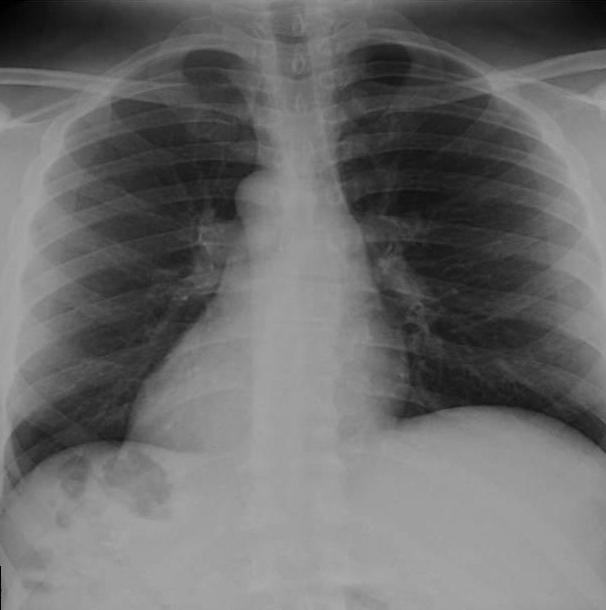
#> input picture CSE377HW4-Kevin-Chen/xray.jpg, 606 x 610 px
$ python CSE377HW4-Kevin-Chen.py
#> lines starting #> are read from the running program, lines starting #| are printed output that depends on the picture
#!/usr/bin/env python
# coding: utf-8

# ## CSE 377 - Homework 04
#
# ### Kevin Chen - CHEN146 - 113448049

# In[1]:


# Importing the libraries to use in this homework assignment

import numpy as np
import PIL as pil
import matplotlib.pyplot as plt


# ## Task 01
#
# ### Load the input xray image from NIH website, calculate its normalized intensity histogram p_r (r_k). Show the image and plot its intensity histogram.

# In[2]:


# Converting the xray image into a numpy array to work with

input_img = pil.Image.open("./xray.jpg")
#> input_img is the input picture: PIL image 606x610 L; min 0, max 170, mean 106.9
input_arr = np.array(input_img)


# In[3]:


# Creating very own histogram by first creating an empty 1-D numpy array of zeros
# Using 256 as the size of the array since the pixel values can be [0,255] --> size 256

un_norm_hist = np.zeros(256)
rows = input_arr.shape[0]
#> rows = 610
cols = input_arr.shape[1]
#> cols = 606

# Counting up the frequency of a pixel's intensity into the histogram

for row in range(rows):
    for col in range(cols):
        intensity = input_arr[row, col]
        un_norm_hist[intensity] += 1
#> after the loop, un_norm_hist = 256 values, max 14294 at index 158, min 0 at index 171, mean 1444

# Normalizing the histogram by calculating its normalized intensity of p_r(r_k)
# p_r(r_k) = n_k / M*N, where M = number of rows, N = number of columns
# Currently only have n_k after the above for loop finishes running

norm_hist = un_norm_hist / (rows * cols)
#> norm_hist = 256 values, max 0.0387 at index 158, min 0 at index 171, mean 0.00391


# In[4]:


# Showing the original image

plt.title("Original Image")
plt.imshow(input_arr, cmap="gray")
plt.tick_params(left=False,right=False,labelleft=False,labelbottom=False,bottom=False)
plt.show()


# In[5]:


# Plotting the normalized intensity histogram as a bar graph

plt.title("Normalized Intensity Histogram")
plt.bar(range(256), norm_hist, width=1.0)
plt.xlabel('The Pixel Intensity')
plt.ylabel('The Probability of Intensity Levels')
plt.show()
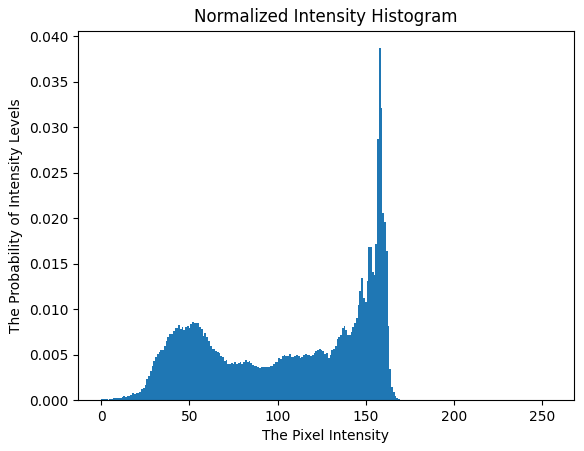
#> figure drawn by matplotlib, 1 panel; tallest bar 0.0387 high, from x = 157.5 to 158.5


# ## Task 02
#
# ### Calculate the cumulative distribution function (cdf) of p_r (r_k), i.e., cdf(r_k) = summation of j=0 to k of p_r (r_j), and plot it.

# In[6]:


# Using the numpy function of cumsum to easily get the cumulative summation of the
# normalized intensity histogram into a single variable

norm_cdf = np.cumsum(norm_hist)
#> norm_cdf = 256 values from 0.000162 to 1

# Plotting the cdf to the user.

plt.title("The CDF of the Normalized Histogram")
plt.plot(norm_cdf)
plt.xlabel('The Pixel Intensity')
plt.ylabel('The Cumulative Distribution Probability')
plt.show()
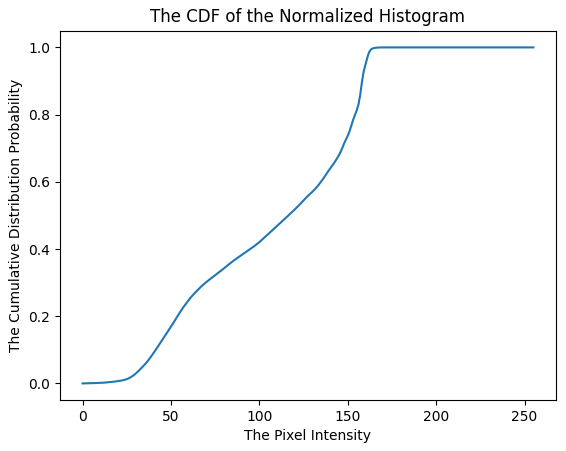
#> figure drawn by matplotlib, 1 panel; curve peaks at x = 170, y = 1


# ## Task 03
#
# ### Applying the intensity transformation function: s_k = T(r_k) = (L - 1) * cdf(r_k), where L = 256, to the input image, we will obtain the histogram-equalized output image. Visualize the output image.

# In[7]:


# Applying the intensity transformation function
# Using the input image's numpy array as an index of the norm_cdf array, can easily
# apply a mathematical operation of multiplication by constant 255 aka L-1 or 256-1.
# Faster than using nested for loops.

hist_img = 255 * norm_cdf[input_arr]
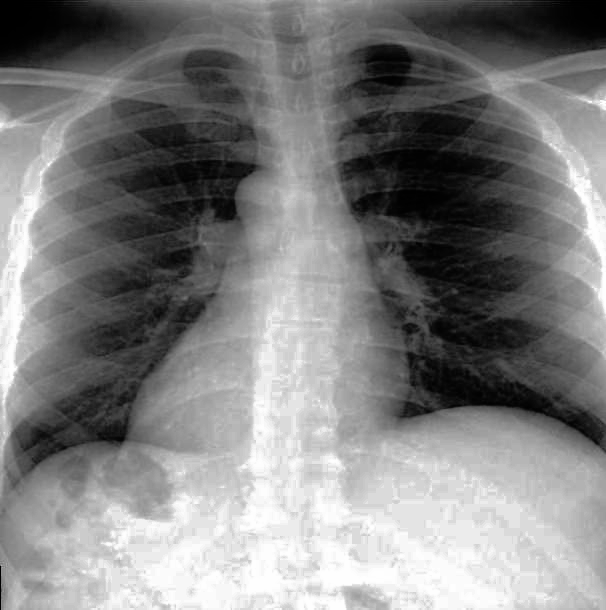
#> hist_img: shape (610, 606) float64; min 0.0414, max 255, mean 128.9
hist_img = (np.rint(hist_img)).astype(int)

# Displaying the histogram-equalized output image.

plt.title('The Histogram-Equalized Output Image')
plt.imshow(hist_img, cmap='gray')
plt.tick_params(left=False,right=False,labelleft=False,labelbottom=False,bottom=False)
plt.show()

# I am able to notice that there is more detail in this image than the original image.
# Compared to the original image, this histogram-equalized image has a more defined
# spine in the image. There seems to be more contrast in this output image.


# ## Task 04
#
# ### Calculate the normalized intensity histogram of the output image and plot it.

# In[8]:


# Creating an empty 1-D numpy array to store the frequency of intensity values of the output
# image. This will be not normalized, where we then would apply the formula to get it to
# be normalized, p(r_k) = n_k / M * N, where M is the number of rows and N is the number
# of columns. p(r_k) are estimates of the probabilities of the intensity levels occuring in an image.

output_hist = np.zeros(256)

# Finding the frequency of intensity values in the output image

for row in range(rows):
    for col in range(cols):
        intensity = hist_img[row, col]
        output_hist[intensity] += 1
#> after the loop, output_hist = 256 values, max 14294 at index 229, min 0 at index 8, mean 1444

# Normalizing the current array with the function provided above

norm_output_hist = output_hist / (rows * cols)
#> norm_output_hist = 256 values, max 0.0387 at index 229, min 0 at index 8, mean 0.00391


# In[9]:


# Plotting the normalized intensity histogram of the output image p_s (r_s).

plt.title("Normalized Intensity Histogram of Output Image")
plt.bar(range(256), norm_output_hist, width=1.0)
plt.xlabel('The Pixel Intensity')
plt.ylabel('The Probability of Intensity Levels')
plt.show()
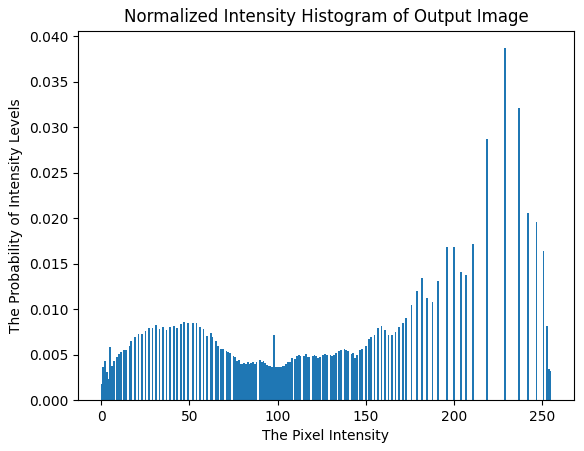
#> figure drawn by matplotlib, 1 panel; tallest bar 0.0387 high, from x = 228.5 to 229.5


# In[ ]:
